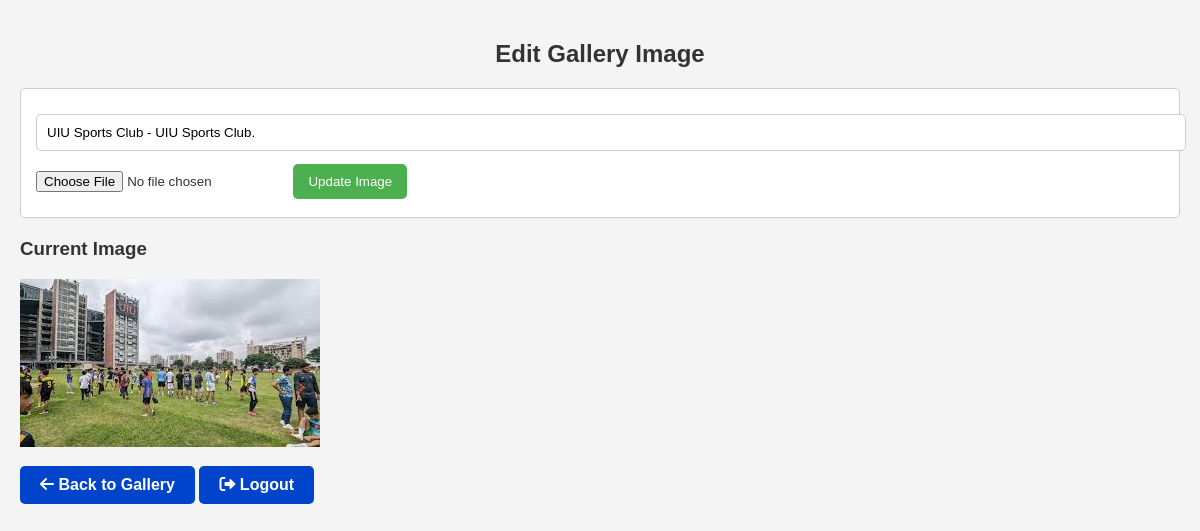
Page /edit_gallery.php?id=6 (signed in) on the committed database.
### tables this page shows
CREATE TABLE `gallery` (
  `image_id` int(11) NOT NULL,
  `image_url` varchar(255) NOT NULL,
  `description` varchar(255) DEFAULT NULL
);

### edit_gallery.php (the view, shortened to what this page needs)
<?php
$conn = new mysqli("localhost", "root", "", "ground");
$imageId = isset($_GET['id']) ? (int)$_GET['id'] : 0;
$imageData = null;
if ($imageId > 0) {
    $stmt = $conn->prepare("SELECT image_url, description FROM gallery WHERE image_id = ?");
    $stmt->bind_param("i", $imageId);
    $stmt->execute();
    $result = $stmt->get_result();
    if ($result->num_rows > 0) {
        $imageData = $result->fetch_assoc();
    } else {
        echo "No image found with the provided ID.";
        exit();
    }
}
?>
<!DOCTYPE html>
<html lang="en">
<head>
    <link rel="stylesheet" href="https://cdnjs.cloudflare.com/ajax/libs/font-awesome/6.0.0-beta3/css/all.min.css">
</head>
<body>
<h2>Edit Gallery Image</h2>
<form method="POST" enctype="multipart/form-data">
    <input type="text" name="description" placeholder="Image Description" value="<?php echo htmlspecialchars($imageData['description']); ?>" required>
    <input type="file" name="image" accept="image/*">
    <button type="submit" name="update_image">Update Image</button>
</form>
<h3>Current Image</h3>
<img src="<?php echo htmlspecialchars($imageData['image_url']); ?>" alt="Current Gallery Image" style="max-width: 100%; height: auto;">
<br>
<a href="add_gallery.php" class="button"><i class="fas fa-arrow-left"></i> Back to Gallery</a>
<a href="logout.php" class="button"><i class="fas fa-sign-out-alt"></i> Logout</a>
</body>
</html>

### edit_gallery.php (style rules this page uses)
body { font-family: Arial, sans-serif; background-color: #f4f4f4; color: #333; margin: 0; padding: 20px; }
h2 { text-align: center; }
form { margin-bottom: 20px; padding: 15px; background: #fff; border: 1px solid #ccc; border-radius: 5px; }
input[type="text"] { width: 100%; padding: 10px; margin: 10px 0; border: 1px solid #ccc; border-radius: 5px; }
input[type="file"] { margin: 10px 0; }
button { background-color: #4CAF50; color: white; padding: 10px 15px; border: none; border-radius: 5px; cursor: pointer; }
.button { display: inline-block; background-color: #0044cc; color: #fff; padding: 10px 20px; border-radius: 5px; text-decoration: none; font-weight: bold; text-align: center; margin-top: 15px; transition: background-color 0.3s; }

### rows in the picture
gallery: description "UIU Sports Club - UIU Sports Club.", image_url (picture)
